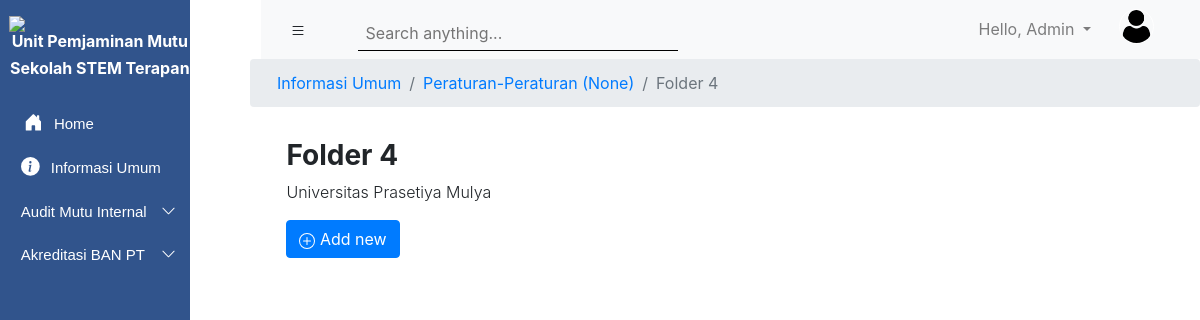
/subfolderinformasiumum1/17/ (signed in), run on the app's committed database.
### Accounts/models.py (models this page shows)
class User(AbstractUser):
    prodi = models.ForeignKey(ProgramStudi, models.SET_NULL, blank=True, null=True, default=None)
    role_list = (
        ('Admin', 'Admin'),
        ('Faculty Member', 'Faculty Member'),
        ('Professional Staf', 'Professional Staf')
    )
    roles = models.CharField(choices=role_list, max_length=40)
    profile_picture = models.ImageField(null=True, blank=True)
    objects = UserManager

### upmsite/models.py (models this page shows, shortened)
class Folder(models.Model):
    listKategori = (
        ('AMI', 'AMI'),
        ('ABPT', 'ABPT'),
        ('Informasi Umum', 'Informasi Umum'),
    )
    nama_folder = models.CharField(default='', max_length=256)
    nama_prodi = models.ForeignKey(ProgramStudi, on_delete=models.CASCADE, blank = True, null = True)
    kategori = models.CharField(max_length=50, choices=listKategori)
    public_status = models.BooleanField(default = True)
    created_at = models.DateTimeField(auto_now_add=True)
    updated_at = models.DateTimeField(auto_now=True)
    isAllowNewFolder = models.BooleanField(default = True)
    isAllowNewFile = models.BooleanField(default = True)
    class Meta:
        ordering = ['-updated_at']
    def __str__(self):
        return '{} ({})'.format(self.nama_folder, self.nama_prodi)

class SubFolder01(models.Model):
    nama_folder = models.CharField(max_length=520)
    parent_folder = models.ForeignKey(Folder, on_delete=models.CASCADE)

### upmsite/views.py (the view)
# urls.py: path('subfolderinformasiumum1/<int:pk>/', views_upmsite.SubFolderInformasiUmum1, name="sub_folder_informasi_umum1"),
def SubFolderInformasiUmum1(request, pk):
    roles = request.user.roles
    prodi = request.user.prodi
    semua_prodi = models_account.ProgramStudi.objects.all()
    subfolder2 = models.SubFolder02.objects.filter(parent_folder__id = pk)
    pkjudul = pkjuduldef()
    judul = models.Folder.objects.get(id = pkjudul)
    judul1 = models.SubFolder01.objects.get(id = pk)
    global pkjudul1
    pkjudul1 = pk
    context = {
        'roles': roles,
        'prodi': prodi,
        'semua_prodi': semua_prodi,
        'subfolder2': subfolder2,
        'pkjudul': pkjudul,
        'judul': judul,
        'judul1': judul1,
        'pk': pk,
    }
    return render(request, 'InformasiUmum/SubFolderInformasiUmum1.html', context)

### upmsite/views.py (called while the page is built)
def pkjuduldef():
    return pkjudul

### Templates/InformasiUmum/SubFolderInformasiUmum1.html (shortened to what this page needs)
{% extends 'main.html' %}
{% load static %}
{% block content %}
<section>
  <nav aria-label="breadcrumb">
      <ol class="breadcrumb">
        <li class="breadcrumb-item"><a href="{% url 'Informasi_Umum' %}">Informasi Umum</a></li>
        <li class="breadcrumb-item active" aria-current="page"><a href="{% url 'sub_informasi_umum' pkjudul %}">{{judul}}</a></li>
        <li class="breadcrumb-item active" aria-current="page" href="">{{judul1.nama_folder}}</li>
      </ol>
  </nav>
</section>
  <section class="page-title" style="margin-left: 17.9rem; ">
      <h3 class="font-weight-bold">{{judul1.nama_folder}}</h3>
      <p class="font-weight-light">Universitas Prasetiya Mulya</p>
      {% if roles == 'Admin' %}
        <a class="btn btn-primary" href="{% url 'AddSubFolder_02' pk %}">
            Add new
        </a>
      {% endif %}
  </section>
{% endblock %}

### Templates/main.html (shortened to what this page needs)
{% load static %}
<!DOCTYPE html>
<html lang="en">
<head>
    <link rel="stylesheet" href="https://stackpath.bootstrapcdn.com/bootstrap/4.5.2/css/bootstrap.min.css">
    <link rel="stylesheet" href="{% static 'css/main.css'%}">
</head>
<body>
    <section class="left_navigation" id="leftSidebar">
        <img src="https://lms.prasetiyamulya.ac.id/pluginfile.php/1/core_admin/logo/0x200/1601623298/logo_upm_putih.png" class="prasmul_logo pt-3">
        <h5 class="upmstem"><strong> Unit Pemjaminan Mutu </strong>  </h5>
        <h5 class="upmstem"><strong> Sekolah STEM Terapan </strong> </h5>
        <div class="accordion navigation_menu pt-3" id="accordionExample">
          <div class="card card1">
            <div class="card-header card1-2" id="headingFour">
              <a class="btn btn-link btn-block text-left button1" type="button" href="{% url 'home' %}">
                  Home
                </a>
            </div>
          </div>
          <div class="card card1">
            <div class="card-head card1-2" id="headingOne">
                <a class="btn btn-link btn-block text-left button1 {% if kategori == 'Informasi Umum' %}main-active{% endif %}" type="button" href="{% url 'folder-list' kategori='Informasi Umum' pk_prodi=1 %}">
                  <div class="button-content">
                      Informasi Umum
                  </div>
                </a>
            </div>
          </div>
            <div class="card card1">
              <div class="card-head card1-2" id="headingTwo">
                <h2 class="mb-0">
                  <button class="btn btn-link btn-block text-left collapsed button1 {% if kategori == 'AMI' %}main-active{% endif %}" id="buttonTest" type="button" data-toggle="collapse" data-target="#collapseTwo" aria-expanded="false" aria-controls="collapseTwo">
                    <div class="button-content-2">
                        <div>Audit Mutu Internal</div>
                        <div class="caret">
                          <svg width="1em" height="1em" viewBox="0 0 16 16" class="bi bi-chevron-up" fill="currentColor" xmlns="http://www.w3.org/2000/svg">
                            <path fill-rule="evenodd" d="M7.646 4.646a.5.5 0 0 1 .708 0l6 6a.5.5 0 0 1-.708.708L8 5.707l-5.646 5.647a.5.5 0 0 1-.708-.708l6-6z"/>
                          </svg>
                        </div>
                    </div>
                  </button>
                </h2>
              </div>
            </div>
            <div class="card card1">
              <div class="card-head card1-2" id="headingThree">
                <h2 class="mb-0">
                  <button class="btn btn-link btn-block text-left collapsed button1" id="buttonTest" type="button" data-toggle="collapse" data-target="#collapseThree" aria-expanded="false" aria-controls="collapseThree">
                    <div class="button-content-2">
                      <div>Akreditasi BAN PT</div>
                      <div class="caret">
                        <svg width="1em" height="1em" viewBox="0 0 16 16" class="bi bi-chevron-up" fill="currentColor" xmlns="http://www.w3.org/2000/svg">
                          <path fill-rule="evenodd" d="M7.646 4.646a.5.5 0 0 1 .708 0l6 6a.5.5 0 0 1-.708.708L8 5.707l-5.646 5.647a.5.5 0 0 1-.708-.708l6-6z"/>
                        </svg>
                      </div>
                  </div>
                  </button>
                </h2>
              </div>
            </div>
        </div>
    </section>
    <section id="rightScreen">
        <nav class="navbar navbar-expand-lg navbar-light bg-light top-bar">
          <div class="right-menu">
            <button class="btn" id="sidebarCollapse">
            </button>
            <div class="search1 ml-4">
              <input class="input-sm border-0 p-2 col-md-11 input_search1" id="searchbox" type="text" placeholder="Search anything...">
            </div>
          </div>
          <div class="profile-area">
            <ul class="navbar-nav ml-auto">
              <li class="nav-item dropdown">
                <a class="nav-link dropdown-toggle user-dropdown" href="#" id="navbarDropdown" role="button" data-toggle="dropdown" aria-haspopup="true" aria-expanded="false">
                  Hello, {{user.first_name}}
                </a>
              </li>
            </ul>
            <div id="container">
              <div class="avatar">
                {% if request.user.profile_picture %}
                  <img src="{{request.user.profile_picture.url}}" alt="">
                {% else %}
                  <img src="{% static 'media/user.png' %}" alt="">
                {% endif %}
              </div>
            </div>
          </div>
        </nav>
    {% block content %}
    {% endblock %}
</body>
</html>

### static/css/main.css (style rules this page uses)
.prasmul_logo { display: block; margin-left: auto; margin-right: auto; width: 90%; }
.upmstem { color: #FFFFFF; font-size: 16px; text-align: center; margin-left: 10px; }
.card1 { font-family: 'Montserrat', sans-serif; font-size: 15px; background: transparent; background-color: transparent; color: white; border-color: transparent; margin-left: -10px; }
.card1-2 { background: transparent; background-color: transparent; border-color: transparent; padding-top: 0.15rem; padding-bottom: 0.15rem; text-decoration: none; }
.card-head { padding-top: .25rem; border-radius: none; border-bottom: -1px; }
.button1 { font-size: 15px; background-color: transparent; color: white; }
.button-content { margin-left: 1.05rem; }
.button-content-2 { margin-left: 1.05rem; display: flex; justify-content: space-between; }
.caret { -moz-transition: all 0.3s linear; -webkit-transition: all 0.3s linear; transition: all 0.3s linear; }
.collapsed .caret { -webkit-transform: rotate(180deg); transform: rotate(180deg); }
.dropdown-toggle:after { transition: 0.7s; }
.house_icon { margin-top: -5px; margin-right: 7px; }
.top-bar { display: flex; justify-content: space-between; }
.avatar { margin-right: 30px; margin-left: 20px; top: 5%; left: 10%; }
.avatar img { width: 35px; height: 35px; border-radius: 100%; border: 1px solid white; }
.profile-area { display: flex; }
.user-dropdown { text-decoration: none; }
.search1 { display: flex; align-items: center; justify-content: center; height: 100%; width: 350px; }
.input_search1 { vertical-align: middle; padding-top: 0.8rem !important; padding-bottom: 0.3rem !important; border-bottom: 1px solid #000 !important; background-color: #f8f9fa; }
@media (min-width:768px) { .left_navigation { max-width: 261px; height: 100vh; background-color: #31548C; position: fixed; transition: all 0.5s; } }
@media (min-width:768px) { #rightScreen { transition: all 0.5s; } }
@media (min-width:768px) { .breadcrumb { margin-left: 250px; } }
@media (min-width:768px) { ol.breadcrumb { padding-left: 27px; } }
@media (min-width:768px) { .page-title { margin-top: 2rem; margin-left: 17.5rem; margin-right: 4rem; } }
@media (min-width:768px) { .top-bar { margin-left: 261px; } }
.right-menu { display: flex; }

### data on the page
User: first_name "Admin"
Folder: nama_folder+nama_prodi "Peraturan-Peraturan (None)"
SubFolder01: nama_folder "Folder 4"
